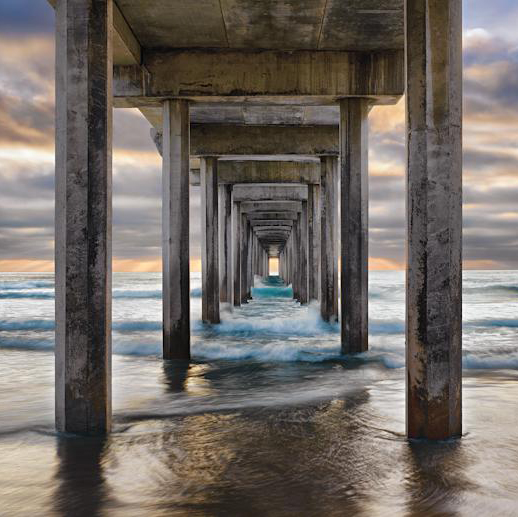
#> input picture Epipolar Geometry, Feature Matching, and Edge Detection/sio_pier.jpg, 518 x 517 px
$ python CSE252A_HW3_P1_V1.py
#> lines starting #> are read from the running program, lines starting #| are printed output that depends on the picture; after the words box and inside, x2 and y2 are one past the last pixel; in counts of white or black regions, pixels touching at a corner belong together
#!/usr/bin/env python3
# -*- coding: utf-8 -*-
"""
Created on Fri Nov 27 12:33:57 2020

@author: William Argus
"""

import numpy as np
from skimage import io
import matplotlib.pyplot as plt
import matplotlib.cm as cm
from scipy.signal import convolve
#% matplotlib inline

import matplotlib
matplotlib.rcParams['figure.figsize'] = [5, 5]

def gaussian2d(filter_size=5, sig=1.0):
    """Creates a 2D Gaussian kernel with
    side length `filter_size` and a sigma of `sig`."""
    ax = np.arange(-filter_size // 2 + 1., filter_size // 2 + 1.)
    xx, yy = np.meshgrid(ax, ax)
    kernel = np.exp(-0.5 * (np.square(xx) + np.square(yy)) / np.square(sig))
    return kernel / np.sum(kernel)

def smooth(image):
    """ ==========
    YOUR CODE HERE
    ========== """
    image = convolve(image, gaussian2d(), mode='same')
    return image

def gradient(image):
    """ ==========
    YOUR CODE HERE
    ========== """
    g_mag = np.zeros_like(image)
    g_theta = np.zeros_like(image)

    kh = np.array([[1,0,-1]])
    kv = np.array([[1],[0],[-1]])

    gX = convolve(image, kh, mode = 'same')
    gY = convolve(image, kv, mode = 'same')

    g_mag = abs(np.sqrt( np.square(gX) + np.square(gY) ))
    g_theta = (180/np.pi)*np.arctan(gY/gX)

    '''
    plt.figure(1)
    plt.imshow(gX, cmap='gray')
    plt.show()
    plt.figure(2)
    plt.imshow(gY, cmap='gray')
    plt.show()

    plt.figure(3)
    plt.imshow(g_mag, cmap='gray')
    plt.show()

    plt.figure(4)
    plt.imshow(g_theta, cmap='gray')
    plt.show()
    '''
    return g_mag, g_theta

def nms(g_mag, g_theta):
    """ ==========
    YOUR CODE HERE
    ========== """
    nms_response = np.array(g_mag)
    g_theta[(-22.5 <= g_theta) & (22.5 > g_theta)] = 0
    g_theta[(-67.5 <= g_theta) & (-22.5 > g_theta)] = -45
    g_theta[(67.5 > g_theta) & (22.5 <= g_theta)] = 45
    g_theta[-67.5 > g_theta] = 90
    g_theta[67.5 <= g_theta] = 90

    sz = np.shape(nms_response)
    pixel1,pixel2 = 0,0
    for i in range(1, sz[0]-2):
        for j in range(1,sz[1]-2):
            #get gradient direction to pick comparison pixels
           if g_theta[i,j] == 90:
               pixel1 = nms_response[i-1,j]
               pixel2 = nms_response[i+1,j]
           elif g_theta[i,j] == -45:
               pixel1 = nms_response[i-1,j-1]
               pixel2 = nms_response[i+1,j+1]
           elif g_theta[i,j] == 0:
               pixel1 = nms_response[i,j+1]
               pixel2 = nms_response[i,j-1]
           elif g_theta[i,j] == 45:
               pixel1 = nms_response[i-1,j+1]
               pixel2 = nms_response[i+1,j-1]
           else:
               print("ERROR!!")
           if (nms_response[i,j] >= pixel1) & (nms_response[i,j] >= pixel2):
               nothing=0
           else:
               nms_response[i,j]=0
    return nms_response


def hysteresis_threshold(image, g_theta):
    """ ==========
    YOUR CODE HERE
    ========== """
    threshImage = np.array(image)
    def checkPoint(x, y):
        x1,y1,x2,y2 = 0,0,0,0
        if g_theta[x,y] == 90:
            x1,y1 = x,y-1
            x2,y2 = x,y+1
        elif g_theta[x,y] == -45:
            x1,y1 = x-1,y+1
            x2,y2 = x+1,y-1
        elif g_theta[x,y] == 0:
            x1,y1 = x+1,y
            x2,y2 = x-1,y
        elif g_theta[x,y] == 45:
            x1,y1 = x-1,y-1
            x2,y2 = x+1,y+1
        else:
            print("ERROR!!")
        if (threshImage[x1,y1] > t_min) & (threshImage[x1,y1] < t_max):
            start_pts[x1,y1] = edgePoint
            threshImage[x1,y1] = edgePoint
            checkPoint(x1, y1)

        if (threshImage[x2,y2] > t_min) & (threshImage[x2,y2] < t_max):
            start_pts[x2,y2] = edgePoint
            threshImage[x2,y2] = edgePoint
            checkPoint(x2, y2)
        return

    t_min = .0001
    t_max = .2
    edgePoint = 1.0
    sz = np.shape(threshImage)
    start_pts = np.zeros((sz[0],sz[1]))
    #sz = np.shape(start_pts)
    for i in range(0, sz[0]-1):
        for j in range(0,sz[1]-1):
            if threshImage[i,j] >= t_max:
                start_pts[i,j] = edgePoint
                checkPoint(i, j)
    result = start_pts*image
    return result

def edge_detect(image):
    """Perform edge detection on the image."""
    smoothed = smooth(image)
    g_mag, g_theta = gradient(smoothed)
    nms_image = nms(g_mag, g_theta)
    thresholded = hysteresis_threshold(nms_image, g_theta)
    return smoothed, g_mag, nms_image, thresholded

# Load image in grayscale
image = io.imread('sio_pier.jpg', as_gray=True)
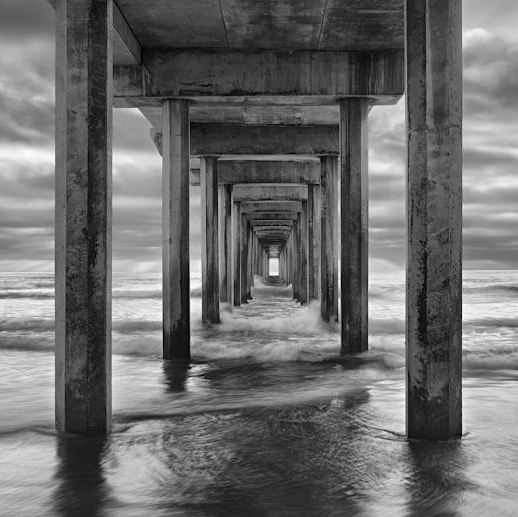
#> image: shape (517, 518) float64; min 0, max 0.999, mean 0.427
assert len(image.shape) == 2, 'image should be grayscale; check your Python/skimage versions'

# Perform edge detection
smoothed, g_mag, nms_image, thresholded = edge_detect(image)
#> in gradient, `gX = convolve(image, kh, mode = 'same')`:
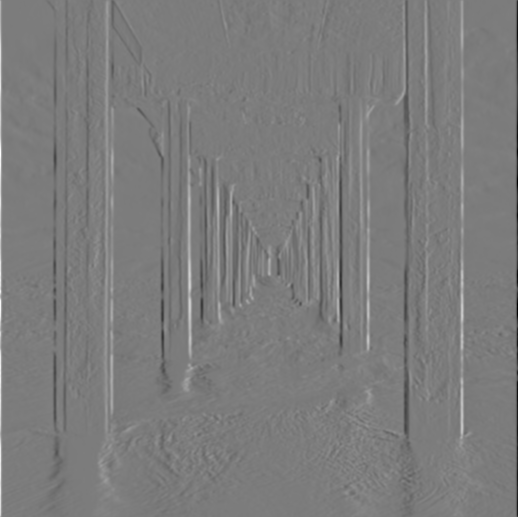
#> gX: shape (517, 518) float64; min -0.859, max 0.901, mean 1.38e-05; drawn with min black and max white
#> in gradient, `gY = convolve(image, kv, mode = 'same')`:
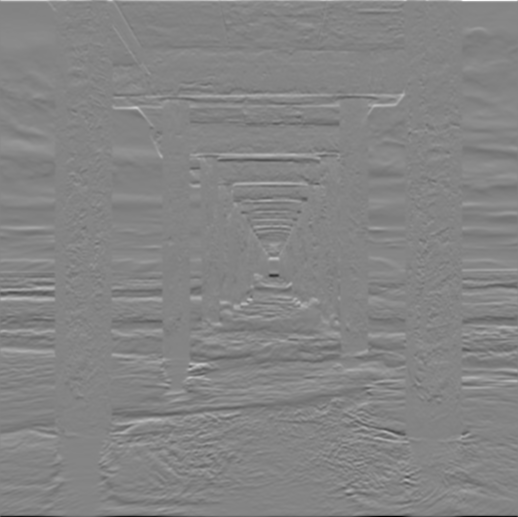
#> gY: shape (517, 518) float64; min -0.727, max 0.67, mean 0.000106; drawn with min black and max white
#> in gradient, `g_theta = (180/np.pi)*np.arctan(gY/gX)`:
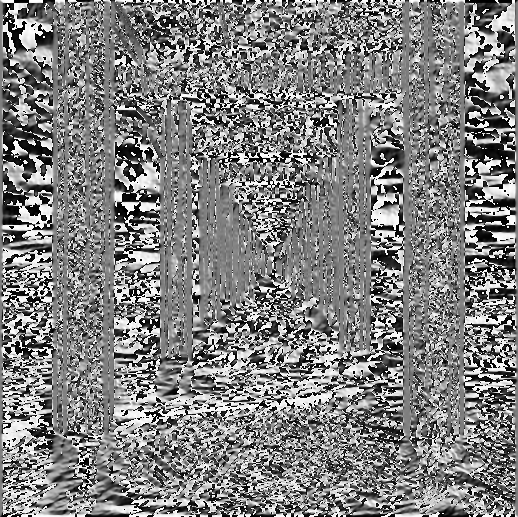
#> g_theta: shape (517, 518) float64; min -90, max 90, mean 0.7; drawn with min black and max white
#> in nms, `g_theta[(-67.5 <= g_theta) & (-22.5 > g_theta)] = -45`: g_theta: shape (517, 518) float64; min -90, max 90, mean 0.9
#> in nms, `g_theta[(67.5 > g_theta) & (22.5 <= g_theta)] = 45`: g_theta: shape (517, 518) float64; min -90, max 90, mean 0.7
#> in nms, `g_theta[-67.5 > g_theta] = 90`:
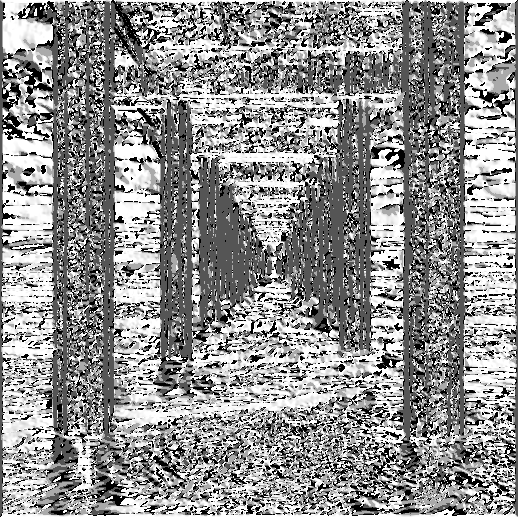
#> g_theta: shape (517, 518) float64; min -45, max 90, mean 31.7; drawn with min black and max white
#> in nms, `g_theta[67.5 <= g_theta] = 90`: g_theta: shape (517, 518) float64; 18.88% of pixels changed, all inside (x1, y1, x2, y2) = (1, 0, 517, 517)
#> after the loop in nms, `for i in range(1, sz[0]-2):`:
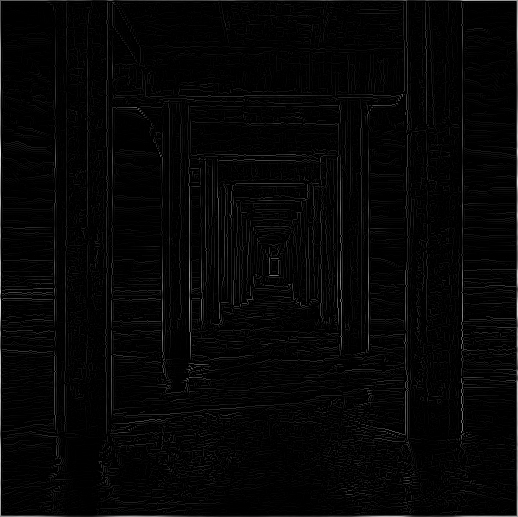
#> nms_response: shape (517, 518) float64; min 0, max 0.901, mean 0.0225
#> after the loop in hysteresis_threshold, `for i in range(0, sz[0]-1):`:
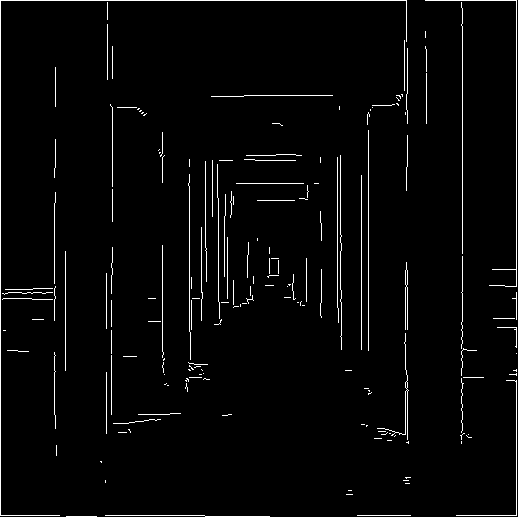
#> start_pts: shape (517, 518) float64; values 0 (black) and 1 (white), 2.7% white in thin lines or dots
'''
nms_edges = nms_image > 0
plt.imshow(nms_edges,cmap=cm.gray)
plt.show()

print('Original:')
plt.imshow(image, cmap=cm.gray)
plt.show()

print('Smoothed:')
plt.imshow(smoothed, cmap=cm.gray)
plt.show()
'''
print('Gradient magnitude:')
plt.imshow(g_mag, cmap=cm.gray)
plt.show()

print('NMS:')
plt.imshow(nms_image, cmap=cm.gray)
plt.show()

print('Thresholded:')
plt.imshow(thresholded, cmap=cm.gray)
plt.show()
